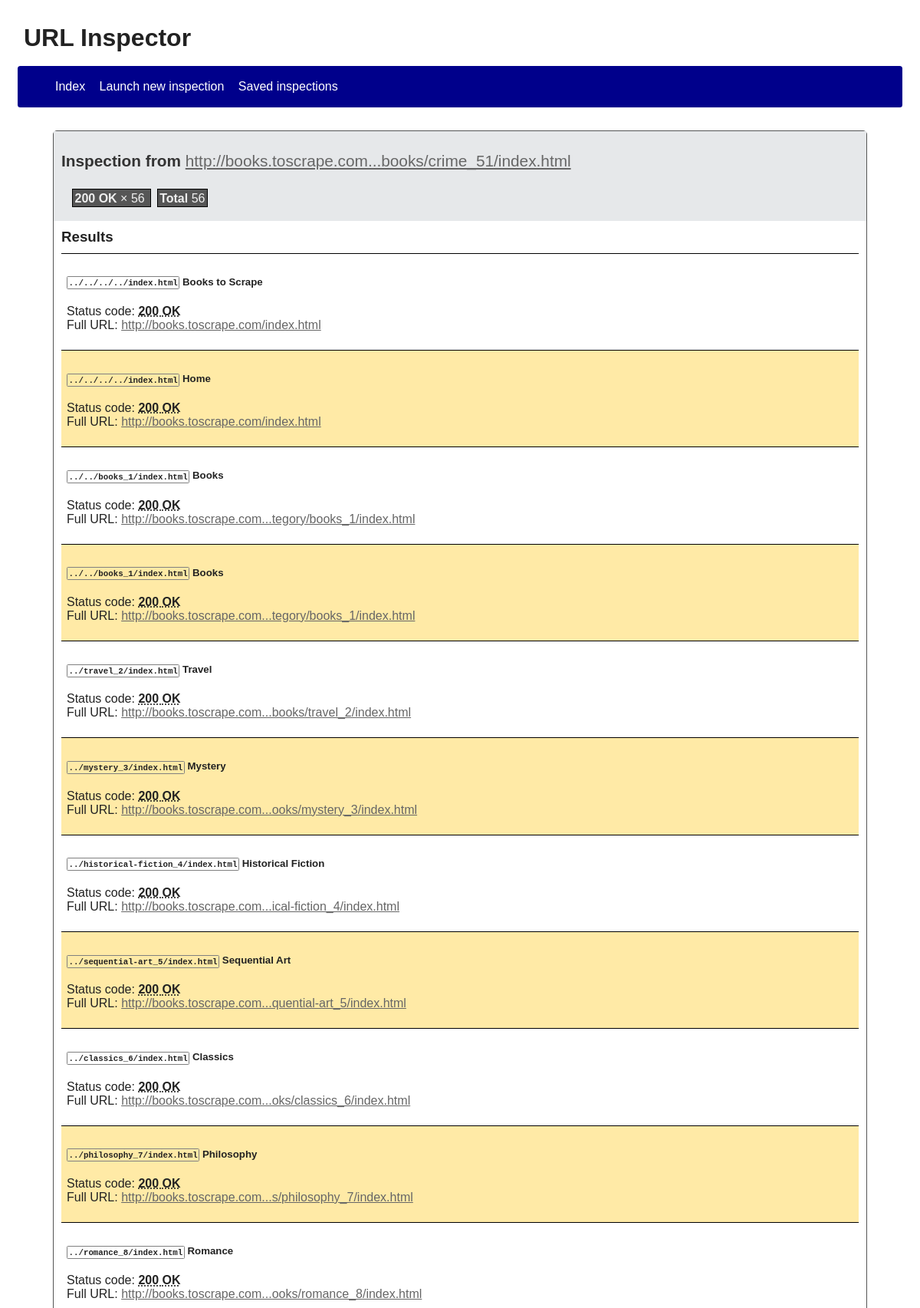
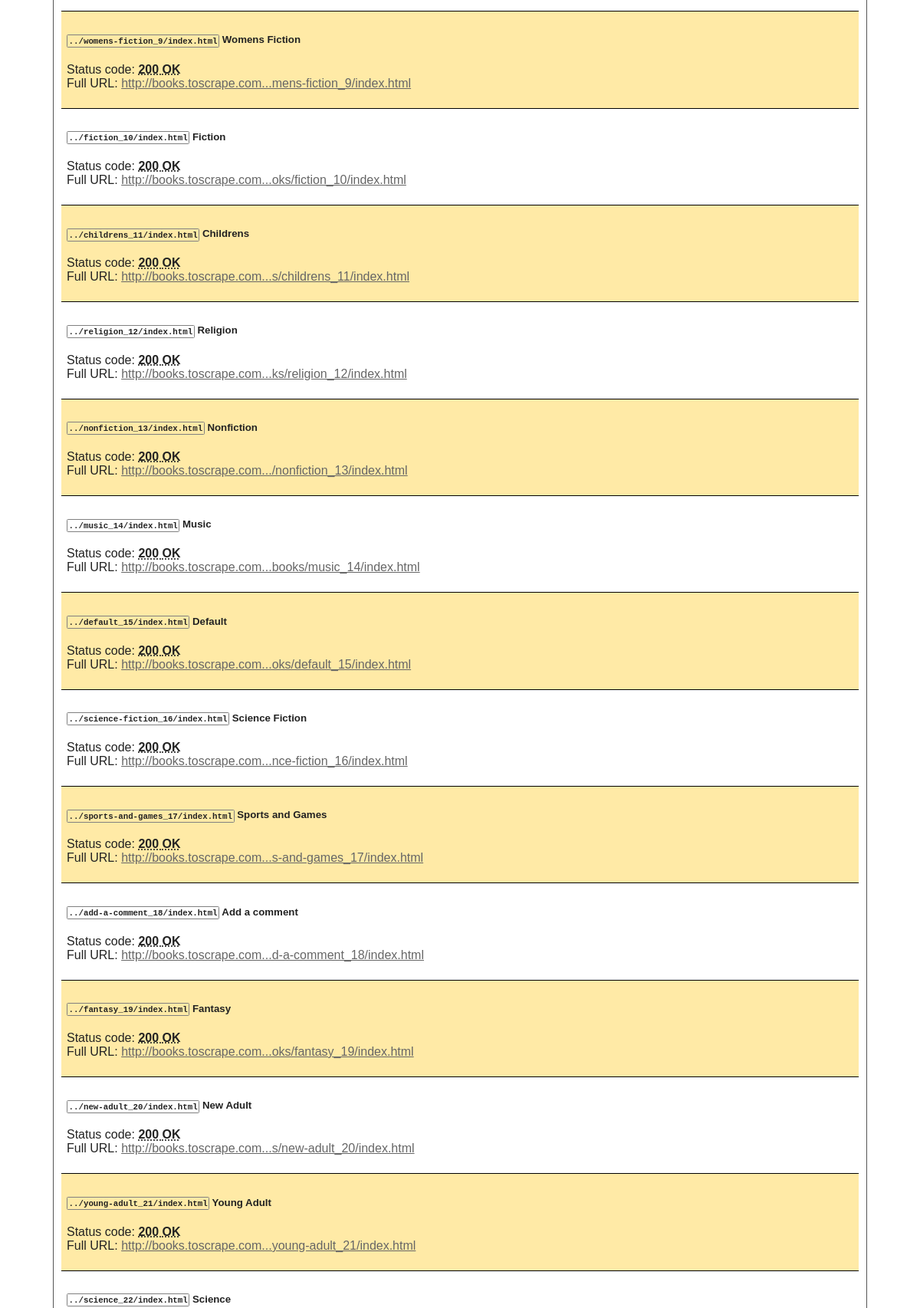
The app's page /inspection/72 (upper part) with its own data (2 pictures, top to bottom).
### URLInspectorApp/models.py (models this page shows, shortened)
class Extraction(models.Model):
    STARTED = "started"
    TERMINATED = "terminated"
    CANCELLED = "cancelled"
    choices_status = (
        (STARTED, "Started"),
        (TERMINATED, "Terminated"),
        (CANCELLED, "Cancelled"),
    )
    url = models.URLField()
    start_date = models.DateTimeField(default=timezone.now)
    status = models.CharField(
        max_length=16,
        choices=choices_status,
        default=STARTED
    )
    @staticmethod
    def urlitems_occurrences(items):
        o = dict()
        for i in items:
            o[i.status_code] = 1 + o.get(i.status_code, 0)
        return o

class URLItem(models.Model):
    status_codes = [
        (c.value, c.phrase) for c in http.HTTPStatus
    ]
    str_max_length = 50
    extraction = models.ForeignKey(Extraction, on_delete=models.CASCADE)
    name = models.CharField(max_length=256)
    url = models.URLField()
    absolute_url = models.URLField()
    status_code = models.PositiveSmallIntegerField(choices=status_codes)

### URLInspectorApp/views.py (the view)
# urls.py: url(r"^inspection/(?P<pk>\d+)", views.InspectionView.as_view(), name="inspection"),
class InspectionView(DetailView):
    template_name = "url_inspector/inspection.html"
    context_object_name = "extraction"
    model = Extraction
    def get_context_data(self, **kwargs):
        super_context = super(InspectionView, self).get_context_data(**kwargs)
        context = global_context.copy()
        context.update(super_context)
        context["items"] = context["extraction"].urlitem_set.all()
        context["occurrences"] = Extraction.urlitems_occurrences(context["items"])
        return context

### URLInspectorApp/templatetags/ui_utils.py (called while the page is built)
@register.filter()
@stringfilter
def http_code_phrase(code):
    if code.isdigit():
        try:
            return HTTPStatus(int(code)).phrase
        except ValueError:
            pass
    return ""

@register.filter("http_code_desc")
@stringfilter
def http_code_description(code):
    if code.isdigit():
        try:
            return HTTPStatus(int(code)).description
        except ValueError:
            pass
    return ""

@register.filter()
@stringfilter
def truncate_chars_middle(text, limit, sep="..."):
    if not text or limit < 0:
        return ""
    length = len(text)
    if length < limit:
        return text
    else:
        first_half = ceil(limit / 2)
        second_half = length - floor(limit / 2)
        return text[:first_half] + sep + text[second_half:]

### URLInspectorApp/templates/url_inspector/inspection.html (shortened to what this page needs)
{% extends "url_inspector/base.html" %}
{% load static %}
{% load ui_utils %}
{% block head %}
    <link type="text/css" rel="stylesheet" href="{% static 'url_inspector/style_inspection.css' %}">
{% endblock %}
{% block content %}
    <section id="inspection-heading">
        <h2>
            Inspection from
            <a
               href="{{ extraction.url }}"
               style="font-weight: normal"
               {% if extraction.url|length > length_url_max %} title="{{ extraction.url }}" {% endif %}
                >
               {{ extraction.url|truncate_chars_middle:length_url_max }}
            </a>
        </h2>
        {% if extraction.status == "terminated" %}
            {% if items %}
                <div class="tiles">
                    {% for code, occurrence in occurrences.items|dictsortreversed:1 %}
                        <span>
                            <b>{{ code }} {{ code|http_code_phrase }}</b>
                            × {{ occurrence }}
                        </span>
                    {% endfor %}
                    <span><b>Total</b> {{ items|length }}</span>
                </div>
            {% endif %}
        {% endif %}
    </section>
    {% if extraction.status == "started" %}
        <p>
            This page will <b>reload every {{ inspection_refresh }} seconds</b> until the results are complete.<br>
            Please be patient and wait.
        </p>
        <img src="{% static 'url_inspector/loading.gif' %}" width='36px' height='36px'>
    {% elif extraction.status == "cancelled" %}
        <p>This inspection was interrupted while running. Please rerun it to collect new data.</p>
    {% elif extraction.status == "terminated" %}
        {% if items %}
            <h3>Results</h3>
            <section id="inspection-results">
                {% for item in items %}
                    <article>
                        <h5>
                            <code>{{ item.url }}</code>
                            {{ item.name }}
                        </h5>
                        <p>
                            Status code:
                            <abbr title="{{ item.status_code|http_code_desc }}">
                                <b>{{ item.status_code }} {{ item.status_code|http_code_phrase }}</b>
                            </abbr><br>
                            Full URL:
                            <a
                                href="{{ item.absolute_url }}"
                                {% if item.absolute_url|length > length_url_max %} title="{{ item.absolute_url }}" {% endif %}
                               >
                                {{ item.absolute_url|truncate_chars_middle:length_url_max }}
                            </a>
                        </p>
                    </article>
                {% endfor %}
            </section>
        {% else %}
            <p>No URLs were scraped in this inspection.</p>
        {% endif %}
    {% endif %}
{% endblock %}

### URLInspectorApp/static/url_inspector/style.css (style rules this page uses)
body { font-family: "Cantarell", "Liberation Sans"; color: #222; padding: 5px; }
body a { color: #666; }
main > * { margin: 10px; }
code { padding: 1.5px; border-radius: 1.5px; border: 1px solid gray; }

### URLInspectorApp/static/url_inspector/style_inspection.css (style rules this page uses)
section#inspection-heading { color: #333; background-color: #E6E8EA; margin: 0px; padding: 10px; }
section#inspection-heading > h2 { font-size: 130%; }
section#inspection-results > article { padding: 7px; border-top: 1px solid black; }
section#inspection-results > article:nth-child(2n) { background-color: #FFEAA6; }
div.tiles { margin: inherit; padding: inherit; }
div.tiles > span { color: #EFEFEF; background-color: #565656; border: 1px solid black; padding: 2.5px; margin: 4px; }

### records on screen
Extraction: url "http://books.toscrape.com...books/crime_51/index.html"
URLItem: url "../../../../index.html", name "Books to Scrape", status_code "200", status_code|http_code_phrase "OK", absolute_url "http://books.toscrape.com/index.html"
URLItem: url "../../../../index.html", name "Home", status_code "200", status_code|http_code_phrase "OK", absolute_url "http://books.toscrape.com/index.html"
URLItem: url "../../books_1/index.html", name "Books", status_code "200", status_code|http_code_phrase "OK", absolute_url "http://books.toscrape.com...tegory/books_1/index.html"
URLItem: url "../../books_1/index.html", name "Books", status_code "200", status_code|http_code_phrase "OK", absolute_url "http://books.toscrape.com...tegory/books_1/index.html"
URLItem: url "../travel_2/index.html", name "Travel", status_code "200", status_code|http_code_phrase "OK", absolute_url "http://books.toscrape.com...books/travel_2/index.html"
URLItem: url "../mystery_3/index.html", name "Mystery", status_code "200", status_code|http_code_phrase "OK", absolute_url "http://books.toscrape.com...ooks/mystery_3/index.html"
URLItem: url "../historical-fiction_4/index.html", name "Historical Fiction", status_code "200", status_code|http_code_phrase "OK", absolute_url "http://books.toscrape.com...ical-fiction_4/index.html"
URLItem: url "../sequential-art_5/index.html", name "Sequential Art", status_code "200", status_code|http_code_phrase "OK", absolute_url "http://books.toscrape.com...quential-art_5/index.html"
URLItem: url "../classics_6/index.html", name "Classics", status_code "200", status_code|http_code_phrase "OK", absolute_url "http://books.toscrape.com...oks/classics_6/index.html"
URLItem: url "../philosophy_7/index.html", name "Philosophy", status_code "200", status_code|http_code_phrase "OK", absolute_url "http://books.toscrape.com...s/philosophy_7/index.html"
URLItem: url "../romance_8/index.html", name "Romance", status_code "200", status_code|http_code_phrase "OK", absolute_url "http://books.toscrape.com...ooks/romance_8/index.html"
URLItem: url "../womens-fiction_9/index.html", name "Womens Fiction", status_code "200", status_code|http_code_phrase "OK", absolute_url "http://books.toscrape.com...mens-fiction_9/index.html"
URLItem: url "../fiction_10/index.html", name "Fiction", status_code "200", status_code|http_code_phrase "OK", absolute_url "http://books.toscrape.com...oks/fiction_10/index.html"
URLItem: url "../childrens_11/index.html", name "Childrens", status_code "200", status_code|http_code_phrase "OK", absolute_url "http://books.toscrape.com...s/childrens_11/index.html"
URLItem: url "../religion_12/index.html", name "Religion", status_code "200", status_code|http_code_phrase "OK", absolute_url "http://books.toscrape.com...ks/religion_12/index.html"
URLItem: url "../nonfiction_13/index.html", name "Nonfiction", status_code "200", status_code|http_code_phrase "OK", absolute_url "http://books.toscrape.com.../nonfiction_13/index.html"
URLItem: url "../music_14/index.html", name "Music", status_code "200", status_code|http_code_phrase "OK", absolute_url "http://books.toscrape.com...books/music_14/index.html"
URLItem: url "../default_15/index.html", name "Default", status_code "200", status_code|http_code_phrase "OK", absolute_url "http://books.toscrape.com...oks/default_15/index.html"
URLItem: url "../science-fiction_16/index.html", name "Science Fiction", status_code "200", status_code|http_code_phrase "OK", absolute_url "http://books.toscrape.com...nce-fiction_16/index.html"
URLItem: url "../sports-and-games_17/index.html", name "Sports and Games", status_code "200", status_code|http_code_phrase "OK", absolute_url "http://books.toscrape.com...s-and-games_17/index.html"
URLItem: url "../add-a-comment_18/index.html", name "Add a comment", status_code "200", status_code|http_code_phrase "OK", absolute_url "http://books.toscrape.com...d-a-comment_18/index.html"
URLItem: url "../fantasy_19/index.html", name "Fantasy", status_code "200", status_code|http_code_phrase "OK", absolute_url "http://books.toscrape.com...oks/fantasy_19/index.html"
URLItem: url "../new-adult_20/index.html", name "New Adult", status_code "200", status_code|http_code_phrase "OK", absolute_url "http://books.toscrape.com...s/new-adult_20/index.html"
URLItem: url "../young-adult_21/index.html", name "Young Adult", status_code "200", status_code|http_code_phrase "OK", absolute_url "http://books.toscrape.com...young-adult_21/index.html"
URLItem: url "../science_22/index.html", name "Science"

### other values on screen
{{ code }} "200"
{{ code|http_code_phrase }} "OK"
{{ occurrence }} "56"
{{ items|length }} "56"
